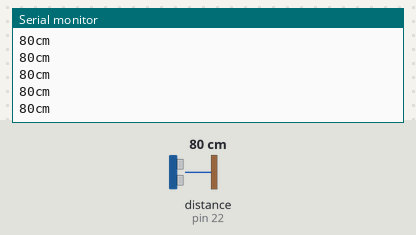
The sketch below on a simulated Arduino Mega 2560, built with avr-gcc and run on an emulated ATmega2560. Parts: the last lines printed to the serial monitor. Wiring (inferred from the names in the program): ultrasonic range finder: trigger pin 24; echo pin 22. Inputs (shaded band) come from the test bench; at power-on: distance to the obstacle (sensor on pin 22) 80 cm. The echo pulse lasts 58.3 µs per cm.

Above: at 1.2 s.
1.3 s: distance to the obstacle (sensor on pin 22) set to 2 cm
At 1.48 s:
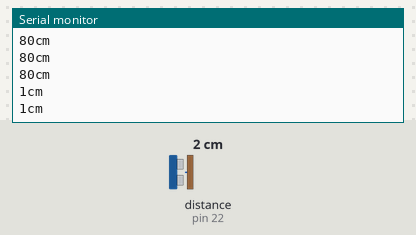
2.8 s: distance to the obstacle (sensor on pin 22) set to 120 cm
At 2.89 s:
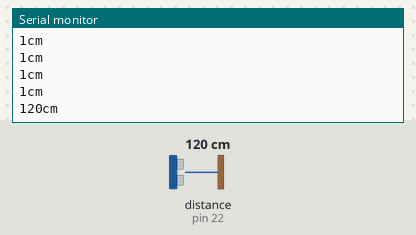
Timing chart, 0 to 5.8 s (numbered marks = the images above; inputs shaded):
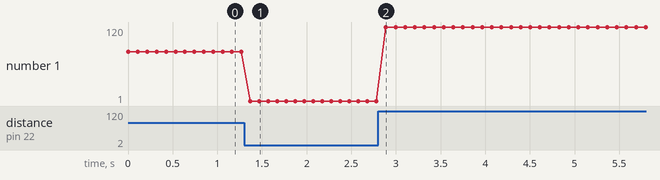

Measured:
- after the input at 1.3 s, the serial monitor: prints a new line after 0.07 s (image 1)
- after the input at 2.8 s, the serial monitor: prints a new line after 0.09 s (image 2)
- plotted number 1: 80 → 1 after the input at 1.3 s, 1 → 120 after the input at 2.8 s

The sketch:

sonar.ino
```cpp
const int pingPin = 24;
int inPin = 22;
void setup() {
Serial.begin(9600);
}
void loop()
{
long duration, cm;
pinMode(pingPin, OUTPUT);
digitalWrite(pingPin, LOW);
delayMicroseconds(2);
digitalWrite(pingPin, HIGH);
delayMicroseconds(5);
digitalWrite(pingPin, LOW);
pinMode(inPin, INPUT);
duration = pulseIn(inPin, HIGH);
cm = (duration)/29/2;
Serial.print(cm);
Serial.print("cm");
Serial.println();
delay(100);
}
```
